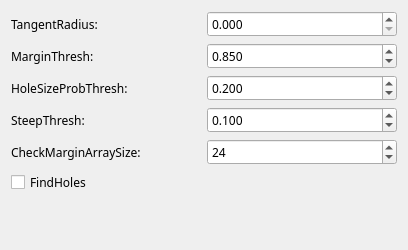
             <widget class="QWidget" name="scrollAreaWidgetContents_5">
              <property name="geometry">
               <rect>
                <x>0</x>
                <y>0</y>
                <width>408</width>
                <height>250</height>
               </rect>
              </property>
              <layout class="QVBoxLayout" name="verticalLayout_17">
               <item>
                <layout class="QHBoxLayout" name="horizontalLayout_32">
                 <item>
                  <widget class="QLabel" name="label_31">
                   <property name="font">
                    <font>
                     <family>微软雅黑</family>
                    </font>
                   </property>
                   <property name="text">
                    <string>TangentRadius: </string>
                   </property>
                  </widget>
                 </item>
                 <item>
                  <widget class="QDoubleSpinBox" name="dspin_t_r1">
                   <property name="font">
                    <font>
                     <family>微软雅黑</family>
                    </font>
                   </property>
                   <property name="decimals">
                    <number>3</number>
                   </property>
                   <property name="maximum">
                    <double>99999.000000000000000</double>
                   </property>
                  </widget>
                 </item>
                </layout>
               </item>
               <item>
                <layout class="QHBoxLayout" name="horizontalLayout_33">
                 <item>
                  <widget class="QLabel" name="label_32">
                   <property name="font">
                    <font>
                     <family>微软雅黑</family>
                    </font>
                   </property>
                   <property name="text">
                    <string>MarginThresh: </string>
                   </property>
                  </widget>
                 </item>
                 <item>
                  <widget class="QDoubleSpinBox" name="dspin_m_t1">
                   <property name="font">
                    <font>
                     <family>微软雅黑</family>
                    </font>
                   </property>
                   <property name="decimals">
                    <number>3</number>
                   </property>
                   <property name="maximum">
                    <double>99999.000000000000000</double>
                   </property>
                   <property name="value">
                    <double>0.850000000000000</double>
                   </property>
                  </widget>
                 </item>
                </layout>
               </item>
               <item>
                <layout class="QHBoxLayout" name="horizontalLayout_34">
                 <item>
                  <widget class="QLabel" name="label_33">
                   <property name="font">
                    <font>
                     <family>微软雅黑</family>
                    </font>
                   </property>
                   <property name="text">
                    <string>HoleSizeProbThresh: </string>
                   </property>
                  </widget>
                 </item>
                 <item>
                  <widget class="QDoubleSpinBox" name="dspin_h_t1">
                   <property name="font">
                    <font>
                     <family>微软雅黑</family>
                    </font>
                   </property>
                   <property name="decimals">
                    <number>3</number>
                   </property>
                   <property name="maximum">
                    <double>99999.000000000000000</double>
                   </property>
                   <property name="value">
                    <double>0.200000000000000</double>
                   </property>
                  </widget>
                 </item>
                </layout>
               </item>
               <item>
                <layout class="QHBoxLayout" name="horizontalLayout_35">
                 <item>
                  <widget class="QLabel" name="label_34">
                   <property name="font">
                    <font>
                     <family>微软雅黑</family>
                    </font>
                   </property>
                   <property name="text">
                    <string>SteepThresh: </string>
                   </property>
                  </widget>
                 </item>
                 <item>
                  <widget class="QDoubleSpinBox" name="dspin_s_t1">
                   <property name="font">
                    <font>
                     <family>微软雅黑</family>
                    </font>
                   </property>
                   <property name="decimals">
                    <number>3</number>
                   </property>
                   <property name="maximum">
                    <double>99999.000000000000000</double>
                   </property>
                   <property name="value">
                    <double>0.100000000000000</double>
                   </property>
                  </widget>
                 </item>
                </layout>
               </item>
               <item>
                <layout class="QHBoxLayout" name="horizontalLayout_36">
                 <item>
                  <widget class="QLabel" name="label_35">
                   <property name="font">
                    <font>
                     <family>微软雅黑</family>
                    </font>
                   </property>
                   <property name="text">
                    <string>CheckMarginArraySize: </string>
                   </property>
                  </widget>
                 </item>
                 <item>
                  <widget class="QSpinBox" name="spin_size">
                   <property name="font">
                    <font>
                     <family>微软雅黑</family>
                    </font>
                   </property>
                   <property name="maximum">
                    <number>99999</number>
                   </property>
                   <property name="value">
                    <number>24</number>
                   </property>
                   <property name="displayIntegerBase">
                    <number>10</number>
                   </property>
                  </widget>
                 </item>
                </layout>
               </item>
               <item>
                <widget class="QCheckBox" name="check_find_holes">
                 <property name="font">
                  <font>
                   <family>微软雅黑</family>
                  </font>
                 </property>
                 <property name="text">
                  <string>FindHoles</string>
                 </property>
                </widget>
               </item>
               <item>
                <spacer name="verticalSpacer_11">
                 <property name="orientation">
                  <enum>Qt::Vertical</enum>
                 </property>
                 <property name="sizeHint" stdset="0">
                  <size>
                   <width>20</width>
                   <height>19</height>
                  </size>
                 </property>
                </spacer>
               </item>
              </layout>
             </widget>
